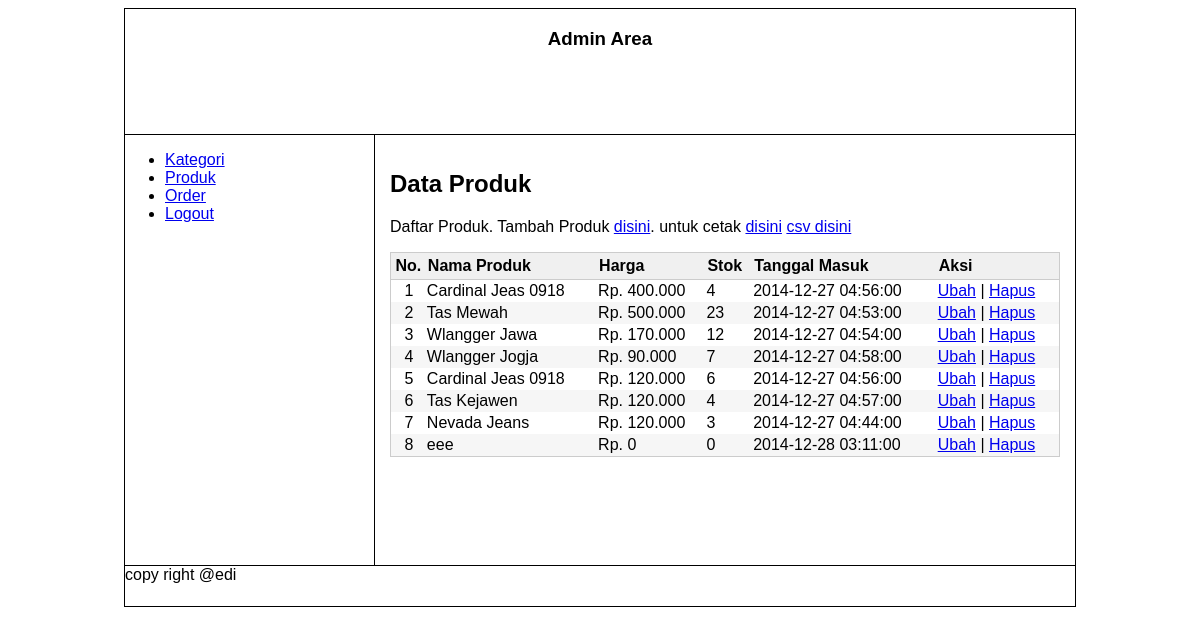
Page /admin/index.php?page=produk.daftar_produk (signed in) on the committed database.
### tables this page shows
CREATE TABLE IF NOT EXISTS `tb_product` (
`product_id` int(10) unsigned NOT NULL,
  `product_name` varchar(100) DEFAULT NULL,
  `product_price` int(11) DEFAULT NULL,
  `product_desc` text,
  `product_images` text,
  `product_stock` int(11) DEFAULT NULL,
  `product_date` datetime DEFAULT NULL,
  `category_id` int(11) DEFAULT NULL
);

### admin/modul/produk/daftar_produk.php (the view, shortened to what this page needs)
<?php
$sql_show="select * from tb_product";
$result=mysql_query($sql_show);
?>
    <h2>Data Produk</h2>
<p>Daftar Produk. Tambah Produk <a href="?page=produk.tambah_produk">disini</a>. untuk cetak
<a href="lib/cetak_product.php">disini</a>
<a href="lib/cetak_csv.php">csv disini</a>
</p>
<table class="list">
	<tr>
		<th>No.</th>
		<th style="text-align:left">Nama Produk</th>
		<th style="text-align:left">Harga</th>
        <th style="text-align:left">Stok</th>
        <th style="text-align:left">Tanggal Masuk</th>
        <th style="text-align:left">Aksi</th>
	</tr>
    <?php
    $no=1;
    while($data=mysql_fetch_array($result)){
    ?>
	<tr>
		<td><?php echo $no; ?></td>
		<td style="text-align:left"><?php echo $data['product_name'];  ?></td>
		<td style="text-align:left"><?php echo "Rp. ".number_format($data['product_price'],0,',','.');  ?></td>
        <td style="text-align:left"><?php echo $data['product_stock'];  ?></td>
        <td style="text-align:left"><?php echo $data['product_date'];  ?></td>
            <td style="text-align:left">
             <a href="?page=produk.ubah_produk&id=<?php echo $data['product_id'];  ?>">Ubah</a> |
             <a href="?page=produk.proses_hapus_produk&id=<?php echo $data['product_id'];  ?>"
            onclick="return confirm('Apakah anda yakin akan menghapus <?php echo $data['product_name'];  ?>')">Hapus</a>
            </td>
	</tr>
    <?php
    $no++;
    }
    ?>
</table>

### admin/style/style.css (style rules this page uses)
* { font-family:arial; }
#content table.list { width:100%;margin:8px 0 0 0;border:1px solid #cccccc;border-collapse:collapse;text-align:left; }
#content table.list tr td { padding:2px 0 2px 0;text-align:center; }
#content tr th { background:#f0f0f0;border-bottom:1px solid #cccccc;text-align:center; }
#content tr th { padding:4px 2px 4px 1px; }
#content tr:nth-of-type(odd) { background:#f6f6f6; }

### rows in the picture
tb_product: product_name "Cardinal Jeas 0918", product_price "400.000", product_stock "4", product_date "2014-12-27 04:56:00"
tb_product: product_name "Tas Mewah", product_price "500.000", product_stock "23", product_date "2014-12-27 04:53:00"
tb_product: product_name "Wlangger Jawa", product_price "170.000", product_stock "12", product_date "2014-12-27 04:54:00"
tb_product: product_name "Wlangger Jogja", product_price "90.000", product_stock "7", product_date "2014-12-27 04:58:00"
tb_product: product_name "Cardinal Jeas 0918", product_price "120.000", product_stock "6", product_date "2014-12-27 04:56:00"
tb_product: product_name "Tas Kejawen", product_price "120.000", product_stock "4", product_date "2014-12-27 04:57:00"
tb_product: product_name "Nevada Jeans", product_price "120.000", product_stock "3", product_date "2014-12-27 04:44:00"
tb_product: product_name "eee", product_price "0", product_stock "0", product_date "2014-12-28 03:11:00"
